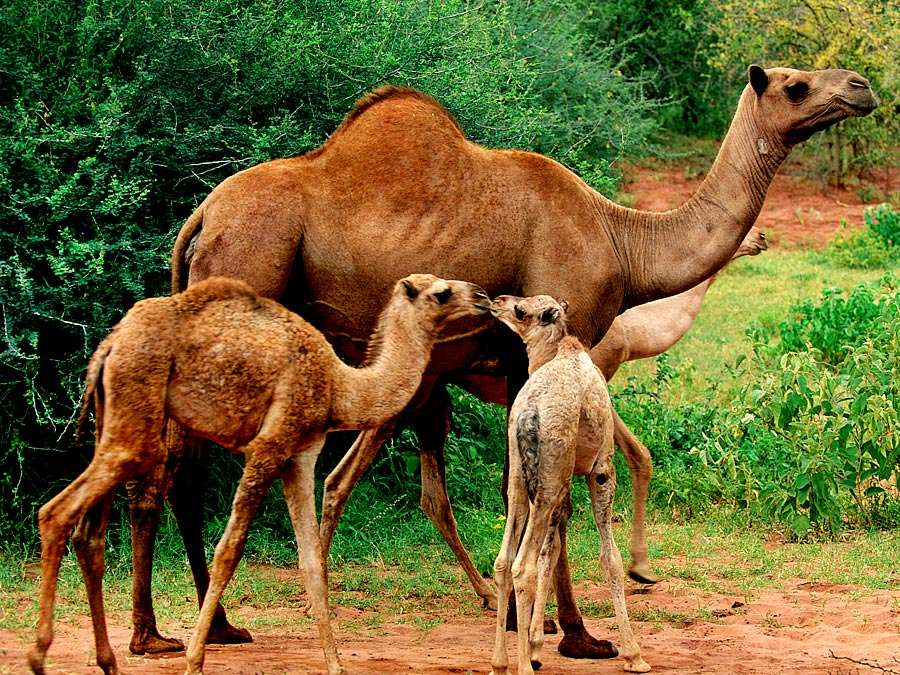
#> input picture opencv-playground/images/imagenet/camels.jpg, 900 x 675 px
$ jupyter execute '11. image-pyramid.ipynb'
#> lines starting #> are read from the running program, lines starting #| are printed output that depends on the picture
### opencv-playground/utils/im.py
import cv2
import matplotlib.pyplot as plt
import numpy as np

def show(image, axis='off'):
	img = cv2.cvtColor(image, cv2.COLOR_BGR2RGB)
	plt.imshow(img)
	plt.axis(axis)
	plt.show()

### opencv-playground/11. image-pyramid.ipynb
[cell 1]
from utils.im import *

[cell 2]
import cv2 as cv

[cell 3]
image = cv.imread("./images/imagenet/camels.jpg")
#> image is the input picture: shape (675, 900, 3); mean B, G, R 51.8, 102.5, 113.2
show(image)

[cell 4]
# 高斯金字塔
image = cv.imread("./images/imagenet/camels.jpg")
for i in range(4):
    image = cv.pyrDown(image)
    print(image.shape)
    show(image)
#> this loop made 4 passes
#> pass 1, `image = cv.pyrDown(image)`:
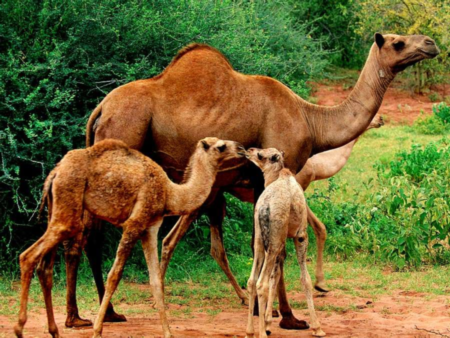
#> image: shape (338, 450, 3); mean B, G, R 51.8, 102.5, 113.1
#> pass 2, `image = cv.pyrDown(image)`:
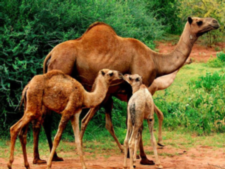
#> image: shape (169, 225, 3); mean B, G, R 51.8, 102.4, 112.8
#> after the loop:
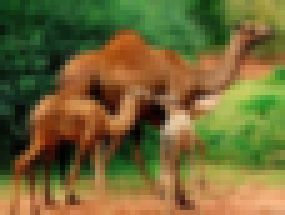
#> image: shape (43, 57, 3) (shown 5 times larger); mean B, G, R 52, 102.8, 113

[cell 5]
for i in range(4):
    image = cv.pyrUp(image)
    print(image.shape)
    show(image)
#> this loop made 4 passes
#> pass 1, `image = cv.pyrUp(image)`:
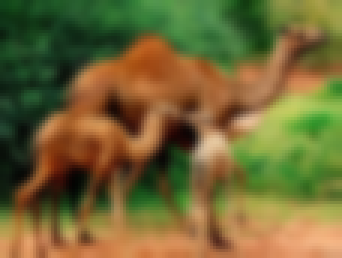
#> image: shape (86, 114, 3) (shown 3 times larger); mean B, G, R 52.4, 103.3, 114.2
#> after the loop:
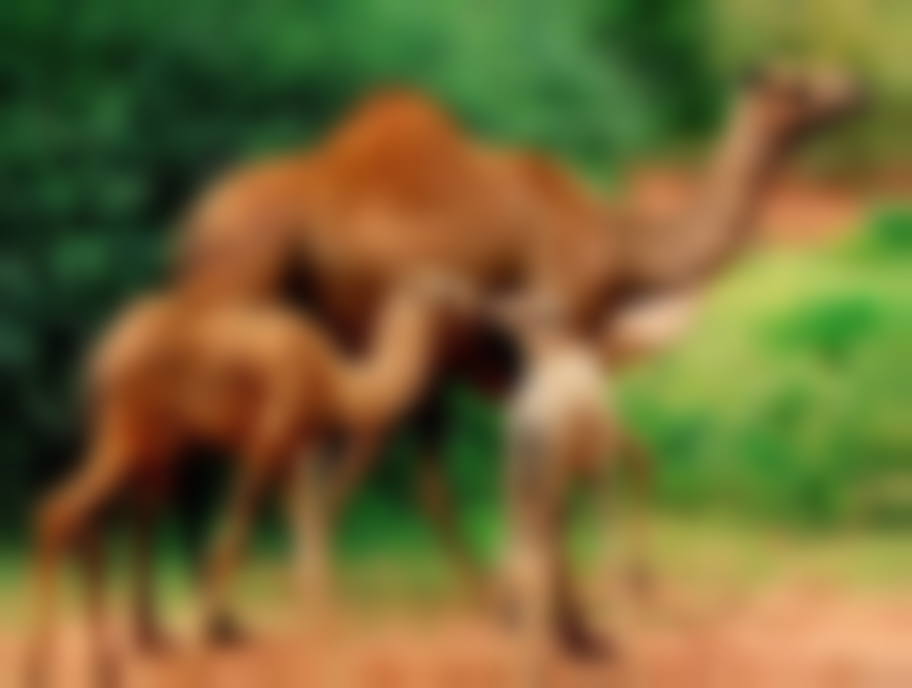
#> image: shape (688, 912, 3); mean B, G, R 52.9, 104, 115.5

[cell 6]
# 拉普拉斯金字塔
image = cv.imread("./images/imagenet/camels.jpg")
image_down1 = cv.pyrDown(image)
image_down2 = cv.pyrDown(image_down1)
image_up = cv.pyrUp(image_down2)
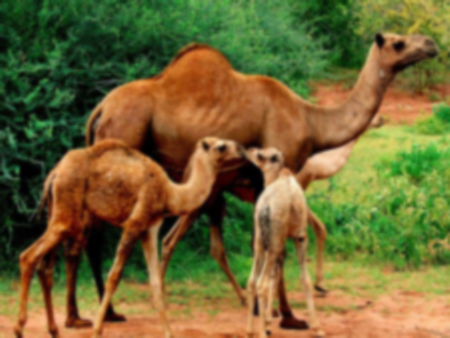
#> image_up: shape (338, 450, 3); mean B, G, R 51.9, 102.6, 113.2
laplacian = image_down1 - image_up
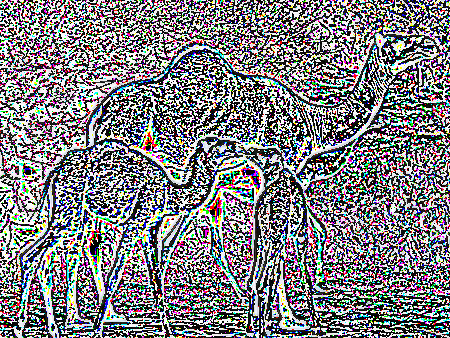
#> laplacian: shape (338, 450, 3); mean B, G, R 130.8, 126.9, 127.6
show(laplacian)

[cell 7]
show(image_down1)

[cell 8]
show(image_down2)

[cell 9]
show(image_up)

$ run again, with opencv-playground/images/imagenet/elephant.jpg copied over opencv-playground/images/imagenet/camels.jpg
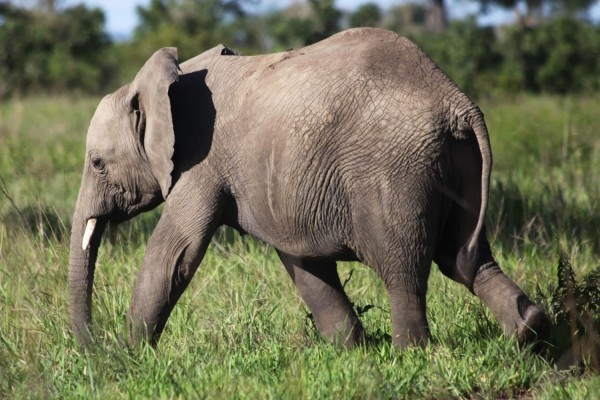
#> input picture opencv-playground/images/imagenet/elephant.jpg, 600 x 400 px
#> image is the input picture: shape (400, 600, 3); mean B, G, R 85, 111.3, 111.8
#> after the loop `for i in range(4):`:
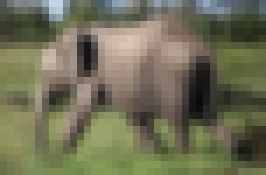
#> image: shape (25, 38, 3) (shown 7 times larger); mean B, G, R 85.9, 111.3, 111.7
#> `laplacian = image_down1 - image_up`:
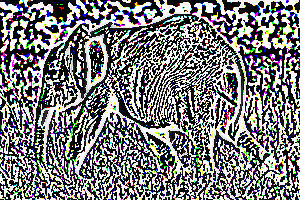
#> laplacian: shape (200, 300, 3); mean B, G, R 123, 121.5, 121.6
#> img: shape (200, 300, 3)

$ run again, with opencv-playground/images/imagenet/horse.jpg copied over opencv-playground/images/imagenet/camels.jpg
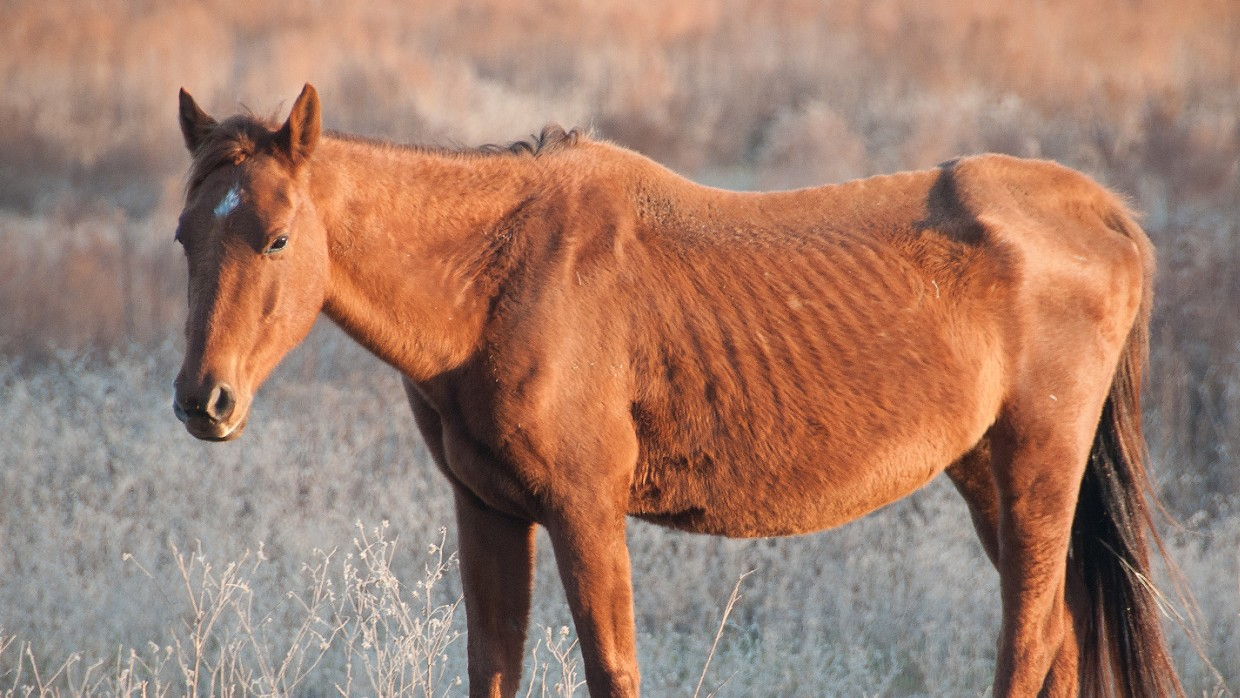
#> input picture opencv-playground/images/imagenet/horse.jpg, 1240 x 698 px
#> image is the input picture: shape (698, 1240, 3); mean B, G, R 109.2, 126.7, 162.9
#> after the loop `for i in range(4):`:
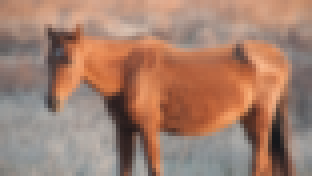
#> image: shape (44, 78, 3) (shown 4 times larger); mean B, G, R 109.4, 127, 163.2
#> the loop `for i in range(4):` made 4 passes
#> pass 1, `image = cv.pyrUp(image)`:
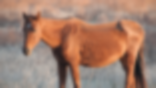
#> image: shape (88, 156, 3); mean B, G, R 109.5, 126.9, 162.9
#> img: shape (350, 620, 3)
